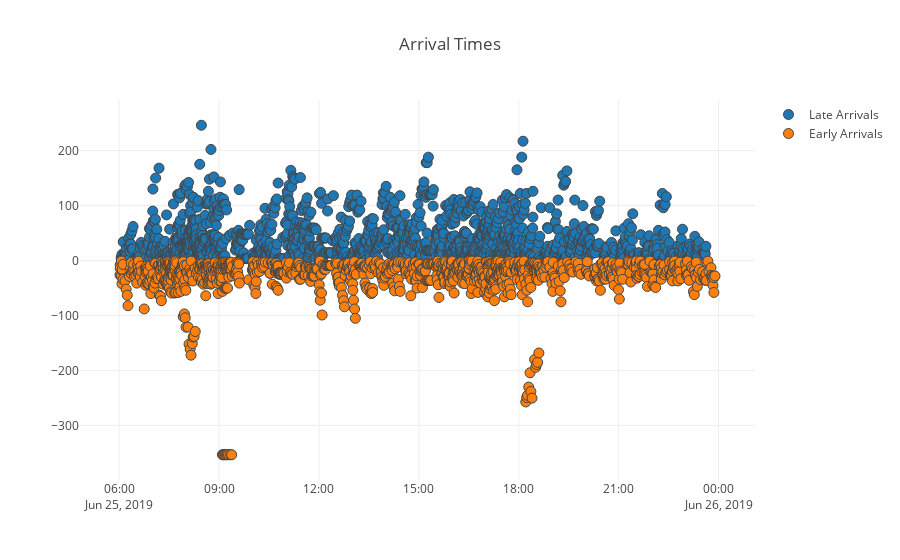

This figure's notebook cell:
### Code cell
trace0 = go.Scatter(
    x = no_zero[no_zero['arrival_delay'].map(lambda x: x > 0)]['arrival_time'],
    y = no_zero[no_zero['arrival_delay'].map(lambda x: x > 0)]['arrival_delay'],
    name = 'Late Arrivals',
    mode = 'markers',
    marker = dict(
        size = 10,
        line = dict(
            width = 1
        )
    )
)

trace1 = go.Scatter(
    x = no_zero[no_zero['arrival_delay'].map(lambda x: x < 0)]['arrival_time'],
    y = no_zero[no_zero['arrival_delay'].map(lambda x: x < 0)]['arrival_delay'],
    name = 'Early Arrivals',
    mode = 'markers',
    marker = dict(
        size = 10,
        line = dict(
            width = 1
        )
    )
)

data = [trace0, trace1]

layout = dict(title = 'Arrival Times',
              yaxis = dict(zeroline = False),
              xaxis = dict(zeroline = False)
             )

fig = dict(data=data, layout=layout)
pyo.iplot(fig)

### Figure 1 — Plotly figure (JSON) as saved in the notebook; plotly's stock layout.template omitted (floating-point values rounded to 4 significant figures; data arrays with more than 128 entries replaced by an {"elided": "..."} marker saying what was removed)
{"data": [{"marker": {"line": {"width": 1}, "size": 10}, "mode": "markers", "name": "Late Arrivals", "type": "scatter", "uid": "882ddb3c-9a3e-46d1-a1db-283f0f2f9819", "x": {"elided": "1500 str values"}, "y": {"elided": "1500 int values"}}, {"marker": {"line": {"width": 1}, "size": 10}, "mode": "markers", "name": "Early Arrivals", "type": "scatter", "uid": "6dcb57a5-5649-4d3a-b3d7-06113045dd6a", "x": {"elided": "1066 str values"}, "y": {"elided": "1066 int values"}}], "layout": {"title": {"text": "Arrival Times"}, "xaxis": {"zeroline": false}, "yaxis": {"zeroline": false}}}
